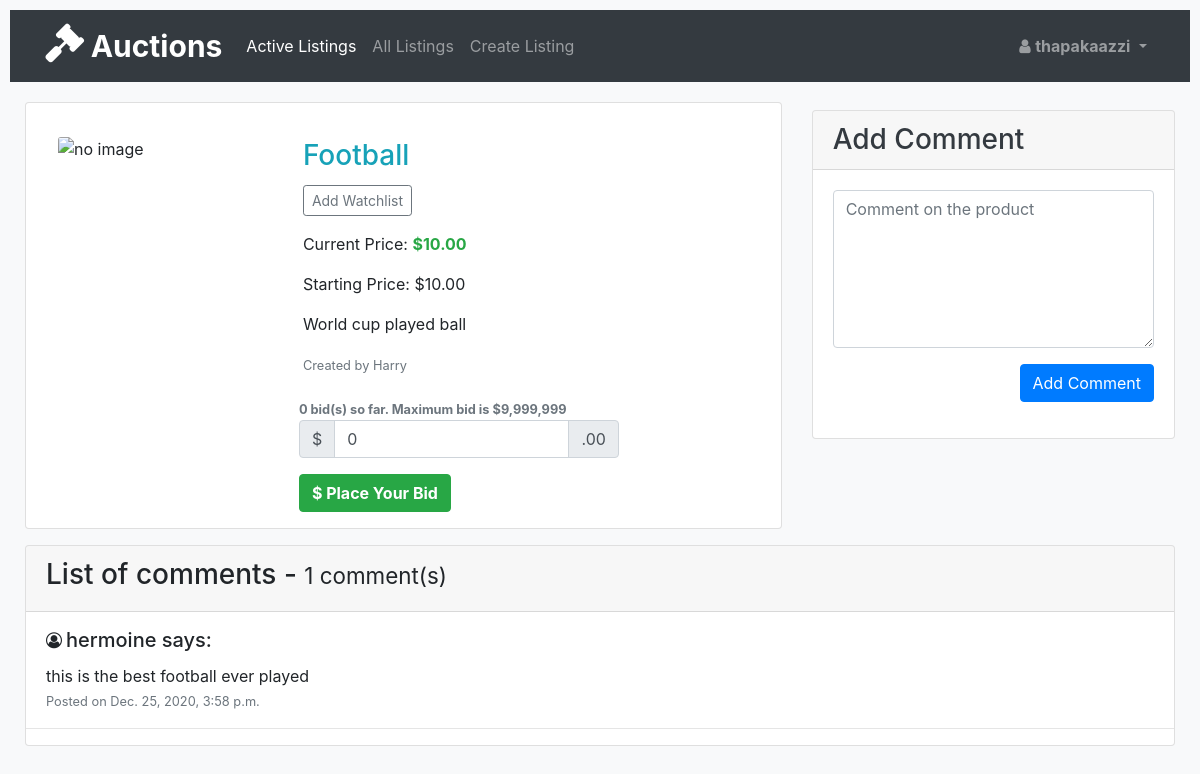
The app's page /listing/3 (signed in) with its own data.
### auctions/models.py (models this page shows, shortened)
class User(AbstractUser):
    pass

class AuctionListing(models.Model):
    owner=models.ForeignKey(User, on_delete=models.CASCADE, related_name="owned_items")
    name = models.CharField(max_length=70)
    description = models.CharField(max_length=900, default="")
    image= models.URLField(max_length=200, null=True, blank=True)
    starting_bid= models.DecimalField(max_digits=6, decimal_places=2)
    catagory = models.CharField(max_length=50, null=True)
    closed = models.BooleanField(default=False)
    def current_price(self):
        return max([bid.offered_value for bid in self.bids.all()]+[self.starting_bid])
    def no_of_bids(self):
        return len(self.bids.all())

class Comment(models.Model):
    author = models.ForeignKey(User, on_delete=models.CASCADE, related_name="comments")
    content=models.CharField(max_length=900)
    date= models.DateTimeField( default=datetime.now)
    listing = models.ForeignKey(AuctionListing, on_delete=models.CASCADE, related_name="auc_comments")

### auctions/views.py (the view, shortened to what this page needs)
# urls.py: path('listing/<int:listing_id>', views.listing, name="listing"),
@login_required
def listing(request, listing_id):
    item = AuctionListing.objects.get(pk=listing_id)
    comment = Comment.objects.filter(listing=listing_id).all()
    watchlist = Watchlist.objects.filter(user=request.user, item=item).all()
    return render(request, "auctions/item.html", {
        'item': item,
        'comments': comment,
        'num': len(comment),
        'add_watchlist': False if watchlist else True,
        'bids_number':  item.no_of_bids,
        'close': True if item.owner==request.user else False
        })

### auctions/templates/auctions/item.html (shortened to what this page needs)
{% extends 'auctions/layout.html'%}
{% block body %}
<div class="container-fluid">
    <div class="row">
        <div class="col-lg-8 col-md-12">
            <div class="card p-3 m-3 w-100 mx-auto">
                <div class="row no-gutters">
                    <div class="col-md-4 col-sm-12 p-3">
                        <img src="{% if item.image %} {{ item.image }} {% else %}
                        https://sjkelectrical.com.my/img/default-image.jpg
                        {% endif %}" class="card-img" alt="{% if item.image%} {{ item.name }} {% else %} no image{%endif%}">
                    </div>
                    <div class="col-md-8">
                        <div class="card-body">
                        <h3 class="card-title text-info">{{item.name}}</h3>
                        <div class="btn-group mb-3">
                                    <form method="post" action="{%if add_watchlist %}{% url 'add-watchlist' item.id%} {%else%} {% url 'remove-watchlist' item.id%}{%endif%}">
                                        {% if add_watchlist %}
                                        <button type="submit" class="btn btn-sm btn-outline-secondary mr-3" name="add_watchlist" {%if item.closed%} disabled=""{%endif%}>Add Watchlist
                                        </button>
                                        {%else%}
                                        <button type="submit" class="btn btn-info btn-sm mr-3" name="remove_watchlist" {%if item.closed%} disabled=""{%endif%}>
                                            <i class="fa fa-eye fa-lg" aria-hidden="true"></i>
                                            <span>Remove Watchlist</span>
                                        </button>
                                        {%endif%}
                                    </form>
                        </div>
                            <p class="card-text">Current Price:
                            <span class="text-success ">
                                    <b>${{item.current_price}}</b>
                            </span>
                            </p><p class="card-text">Starting Price: ${{item.starting_bid}}</p>
                        <p class="card-text">{{item.description}}</p>
                        <p class="card-text"><small class="text-muted">Created by {{item.owner.username}}</small></p>
                        </div>
                            <form class="ml-3" method="post" action="" style="width: 20rem;">
                                    <small class="text-muted"><strong>{{bids_number}} bid(s) so far. Maximum bid is $9,999,999</strong></small>
                                    <div class="input-group mb-3">
                                        <div class="input-group-prepend">
                                        <label class="input-group-text" for="inputGroupSelect01">$</label>
                                        </div>
                                        <input type="number" name="bid" value="0" class="form-control" placeholder="Your Bid here." step="1" required="" id="id_bid">
                                        <div class="input-group-append">
                                            <label class="input-group-text" for="inputGroupSelect01">.00</label>
                                        </div>
                                    </div>
                                    <button type="submit" class="btn btn-success" name="bid_button" {%if item.closed%} disabled=""{%endif%}>
                                        <strong>$ Place Your Bid</strong>
                                    </button>
                            </form>
                    </div>
                </div>
            </div>
        </div>
        <div class="col-lg-4 col-md-12 my-4">
<div class="card">
    <div class="card-header">
    <h3 class="text-dark m-0">Add Comment</h3>
    </div>
    <div class="card-body">
        <div class="form-group">
            <form method="post"  autocomplete="off">
                    <div class="input-group mb-3">
                        <textarea name="comment" cols="40" rows="6" class="form-control" placeholder="Comment on the product" maxlength="400" required="" id="id_message"></textarea>
                    </div>
                    <div class="text-right">
                        <button type="submit" class="btn text btn-primary" name="comment_button" {%if item.closed%} disabled=""{%endif%}>Add Comment</button>
                    </div>
            </form>
        </div>
    </div>
</div>
</div>
    </div>
    <div class="row">
        <div class="col">
            <div class="card">
                <div class="card-header mb-3">
                    <h3 id="comments">List of comments - <small>{% if comments %} {{ num }}  {%else%} 0 {% endif %} comment(s)</small> </h3>
                </div>
                {% for comment in comments %}
                    <div class="card-body py-0">
                        <i class="fa fa-user-circle-o float-left pt-1 pr-1" aria-hidden="true"></i>
                        <h5 class="card-title">{{comment.author.username}} says:</h5>
                        <p class="card-text mb-0">{{ comment.content}}</p>
                        <p class="card-text mt-0"><small class="text-muted">Posted on {{comment.date}} </small></p>
                    </div> <hr>
                    {%empty%}
                        <h3>No Comments</h3>
                {%endfor%}
                </div>
            </div>
        </div>
    </div>
{% endblock %}

### auctions/templates/auctions/layout.html (shortened to what this page needs)
{% load static %}
<!DOCTYPE html>
<html lang="en">
    <head>
      <head>
        <link rel="stylesheet" href="https://stackpath.bootstrapcdn.com/bootstrap/4.5.0/css/bootstrap.min.css">
        <link rel="stylesheet" href="https://stackpath.bootstrapcdn.com/font-awesome/4.7.0/css/font-awesome.min.css">
        <link href="/static/auctions/styles.css" rel="stylesheet">
    </head>
        <link href="{% static 'auctions/styles.css' %}" rel="stylesheet">
    </head>
    <body class="bg-light">
        <nav class="mb-1 navbar navbar-expand-lg navbar-dark bg-dark">
            <div class="container">
              <a class="navbar-brand" href="/">
                <i class="fa fa-gavel fa-2x fa-flip-horizontal" aria-hidden="true"></i>
                <strong id="auctions" style="font-size: 30px">Auctions</strong>
              </a>
              <div class="collapse navbar-collapse" id="navbarSupportedContent-333">
                <ul class="navbar-nav ">
                  <li class="nav-item ">
                    <a class="nav-link active" href="/">Active Listings</a><span class="sr-only">(current)</span>
                  </li>
                  <li class="nav-item  ">
                    <a class="nav-link  " href="{% url 'all-listing' %}">All Listings</a>
                  </li>
                {% if user.is_authenticated %}
                    <li class="nav-item  ">
                        <a class="nav-link" href="{% url 'create-listing'%}">Create Listing</a>
                    </li>
                </ul>
                  <ul class="navbar-nav ml-auto nav-flex-icons">
                      <li class="nav-item dropdown">
                        <a class="nav-link dropdown-toggle" id="navbarDropdownMenuLink-333" data-toggle="dropdown" aria-haspopup="true" aria-expanded="false">
                          <i class="fa fa-user" aria-hidden="true"></i>
                          <strong>{{user.username}}</strong>
                        </a>
                      </li>
                  </ul>
                </div>
               {% endif %}
              </div>
          </nav>
        {% block body %}
        {% endblock %}
    </body>
</html>

### auctions/static/auctions/styles.css (style rules this page uses)
body { padding: 10px; }

### records on screen
User: username "thapakaazzi"
AuctionListing: name "Football", current_price "10.00", starting_bid "10.00", description "World cup played ball", owner.username "Harry", id "0"
Comment: author.username "hermoine", content "this is the best football ever played", date "Dec. 25, 2020, 3:58 p.m."

### other values on screen
{{ num }} "1"
